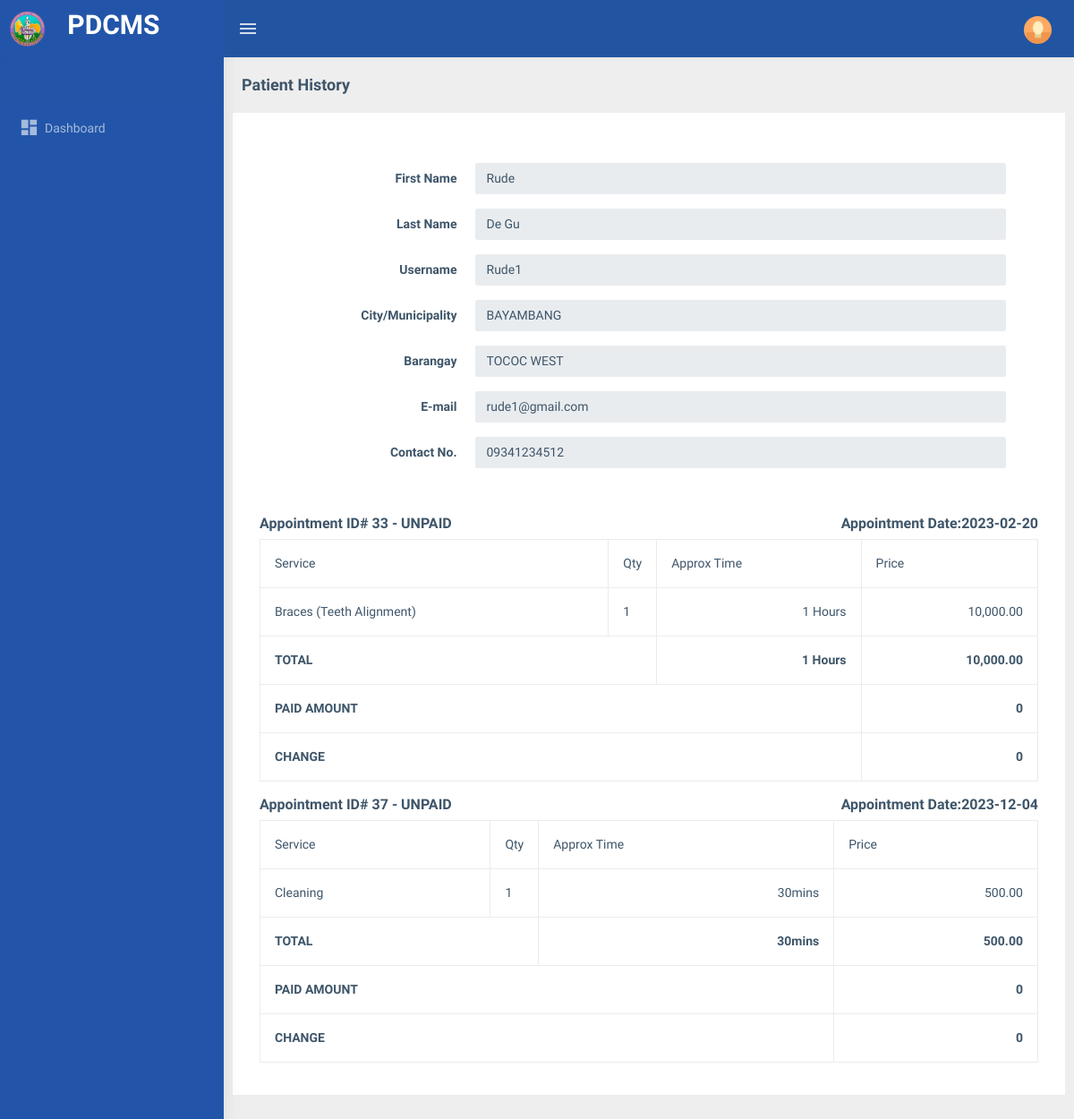
Screenshot of /dental_admin/patient_history.php?id=22 with the database file from the repository.
### tables this page shows
CREATE TABLE `tbl_user` (
  `id` int(11) NOT NULL,
  `access_id` int(11) DEFAULT NULL,
  `username` varchar(255) DEFAULT NULL,
  `password` varchar(255) DEFAULT NULL,
  `clinic_id` int(11) DEFAULT NULL
);

CREATE TABLE `tbl_userinfo` (
  `id` int(255) NOT NULL,
  `municipality` varchar(255) NOT NULL,
  `barangay` varchar(255) NOT NULL,
  `email` varchar(255) NOT NULL,
  `contact` varchar(255) DEFAULT NULL,
  `first_name` varchar(255) DEFAULT NULL,
  `last_name` varchar(255) DEFAULT NULL
);

CREATE TABLE `tbl_city` (
  `name` text DEFAULT NULL,
  `id` varchar(45) NOT NULL DEFAULT '0',
  `CreatedDate` datetime DEFAULT current_timestamp()
);

CREATE TABLE `tbl_barangay` (
  `id` text DEFAULT NULL,
  `name` text DEFAULT NULL,
  `city_id` text DEFAULT NULL,
  `CreatedDate` datetime DEFAULT current_timestamp()
);

CREATE TABLE `tbl_appointment` (
  `id` int(11) NOT NULL,
  `patient_id` int(11) DEFAULT NULL,
  `clinic_id` int(11) DEFAULT NULL,
  `appointment_date` date DEFAULT NULL,
  `remarks` text DEFAULT NULL,
  `date_created` date DEFAULT NULL,
  `status_id` int(11) DEFAULT 1,
  `paid_id` int(11) DEFAULT 1,
  `dentist_id` int(11) DEFAULT NULL,
  `image` varchar(255) DEFAULT NULL,
  `mode_of_payment` int(11) DEFAULT NULL,
  `acceptable` int(11) DEFAULT NULL,
  `dental_admin_id` int(11) DEFAULT NULL,
  `paid_amount` float DEFAULT NULL,
  `change_amount` float DEFAULT NULL
);

CREATE TABLE `tbl_appointment_items` (
  `id` int(11) NOT NULL,
  `appointment_id` int(11) DEFAULT NULL,
  `service_id` int(11) DEFAULT NULL,
  `qty` int(11) DEFAULT NULL,
  `price` decimal(13,2) DEFAULT NULL,
  `appointment_time` varchar(45) DEFAULT NULL
);

CREATE TABLE `tbl_service` (
  `id` int(11) NOT NULL,
  `clinic_id` int(11) NOT NULL,
  `srvc_name` varchar(255) NOT NULL,
  `srvc_desc` varchar(255) NOT NULL,
  `srvc_price` varchar(255) NOT NULL,
  `srvc_time` varchar(45) DEFAULT NULL,
  `created_date` datetime DEFAULT current_timestamp()
);

### includes/functions.php (called while the page is built, shortened)
<?php
function get_one($sql)
{
    $result = mysqli_query($_SESSION['conn'], $sql);
    while ($row = mysqli_fetch_object($result)) {
        return $row;
    }
}
function get_list($sql)
{
    $result = mysqli_query($_SESSION['conn'], $sql);
    $temp = array();
    while ($row = $result->fetch_assoc()) {
        $temp[] = $row;
    }
    return $temp;
}
function convertTime($data)
{
    if ($data < 1) {
        return $data * 60 . "mins";
    }
    return $data . " Hours";
}

### dental_admin/patient_history.php (the view, shortened to what this page needs)
<?php include 'header.php'; ?>
<div class="page-wrapper">
  <div class="page-breadcrumb">
    <div class="row">
      <div class="col-12 d-flex no-block align-items-center">
        <h4 class="page-title">Patient History</h4>
      </div>
    </div>
  </div>
  <div class="container-fluid">
    <div class="row">
      <div class="card">
        <div class="card-body">
          <form class="form-horizontal" method="post" onsubmit="return confirm('Are you sure?');" enctype="multipart/form-data">
            <div class="modal-body">
              <div class="card-body">
                <?php $id = $_GET['id'] ?>
                <?php $default = get_one("select u.id,ui.municipality,ui.barangay,ui.email,ui.contact,u.username,u.password,ui.first_name,ui.last_name from tbl_user u inner join tbl_userinfo ui on ui.id = u.id where u.id = '$id'") ?>
                <div class="form-group row">
                  <label for="fname" class="col-sm-3 text-end control-label col-form-label">First Name</label>
                  <div class="col-sm-9">
                    <input disabled type="text" class="form-control" id="fname" name="first_name" required value="<?= $default->first_name ?>">
                  </div>
                </div>
                <div class="form-group row">
                  <label for="fname" class="col-sm-3 text-end control-label col-form-label">Last Name</label>
                  <div class="col-sm-9">
                    <input disabled type="text" class="form-control" id="fname" name="last_name" required value="<?= $default->last_name ?>">
                  </div>
                </div>
                <div class="form-group row">
                  <label for="fname" class="col-sm-3 text-end control-label col-form-label">Username</label>
                  <div class="col-sm-9">
                    <input disabled type="text" class="form-control" id="fname" name="username" required value="<?= $default->username ?>">
                  </div>
                </div>
                <div class="form-group row">
                  <label for="fname" class="col-sm-3 text-end control-label col-form-label">City/Municipality</label>
                  <div class="col-sm-9">
                    <select disabled name="municipality" id="municipality" class="form-control">
                      <?php foreach (get_list("SELECT * from tbl_city") as $res) { ?>
                        <option value="<?= $res['id'] ?>" <?= ($default->municipality == $res['id']) ? 'selected' : ''  ?>><?= $res['name'] ?></option>
                      <?php } ?>
                    </select>
                  </div>
                </div>
                <div class="form-group row">
                  <label for="fname" class="col-sm-3 text-end control-label col-form-label">Barangay</label>
                  <div class="col-sm-9">
                    <select disabled name="barangay" id="barangay" class="form-control">
                      <?php foreach (get_list("SELECT * from tbl_barangay where city_id = '$default->municipality'") as $res) { ?>
                        <option value="<?= $res['id'] ?>" <?= ($default->barangay == $res['id']) ? 'selected' : ''  ?>><?= $res['name'] ?></option>
                      <?php } ?>
                    </select>
                  </div>
                </div>
                <div class="form-group row">
                  <label for="fname" class="col-sm-3 text-end control-label col-form-label">E-mail</label>
                  <div class="col-sm-9">
                    <input disabled type="email" class="form-control" id="fname" name="email" required value="<?= $default->email ?>">
                  </div>
                </div>
                <div class="form-group row">
                  <label for="fname" class="col-sm-3 text-end control-label col-form-label">Contact No.</label>
                  <div class="col-sm-9">
                    <input disabled type="number" class="form-control" id="fname" name="contact" required value="<?= $default->contact ?>">
                  </div>
                </div>
              </div>
            </div>
          </form>
          <?php foreach (get_list("select * from tbl_appointment where patient_id = " . $_GET['id']) as $res) { ?>
            <div class="table-responsive">
              <h5> Appointment ID# <?= $res['id'] ?> - <?= $res['paid_id'] == 1 ? 'UNPAID' : 'PAID' ?> <span style="float:right">Appointment Date:<?= $res['appointment_date'] ?></span></h5>
              <table id="table_eto" class="table table-bordered">
                <thead>
                  <tr>
                    <th>Service</th>
                    <th style="width: 0.1%;">Qty</th>
                    <th>Approx Time</th>
                    <th>Price</th>
                  </tr>
                </thead>
                <?php $tmp = 0 ?>
                <?php $tmptime = 0 ?>
                <tbody>
                  <?php foreach (get_list("SELECT i.*,s.srvc_name from tbl_appointment_items i inner join tbl_service s on s.id = i.service_id where i.appointment_id = " . $res['id']) as $key => $res2) { ?>
                    <tr>
                      <td><?= $res2['srvc_name'] ?></td>
                      <td><?= $res2['qty'] ?></td>
                      <td style="text-align:right"><?= convertTime($res2['appointment_time']) ?></td>
                      <td style="text-align:right"><?= number_format($res2['price'] * $res2['qty'], 2) ?></td>
                    </tr>
                    <?php $tmp += ($res2['price'] * $res2['qty']); ?>
                    <?php $tmptime += ($res2['appointment_time'] * $res2['qty']); ?>
                  <?php } ?>
                  <tr>
                    <td style="font-weight:bold" colspan="2">TOTAL</td>
                    <td style="text-align:right;font-weight:bold"><?= convertTime($tmptime) ?></td>
                    <td style="text-align:right;font-weight:bold"><?= number_format($tmp, 2) ?></td>
                  </tr>
                  <tr>
                    <td style="font-weight:bold" colspan="3">PAID AMOUNT</td>
                    <td style="text-align:right;font-weight:bold"><?= $main->paid_amount ?? 0 ?></td>
                  </tr>
                  <tr>
                    <td style="font-weight:bold" colspan="3">CHANGE</td>
                    <td style="text-align:right;font-weight:bold" id="change">
                      <?= $main->change_amount ?? 0 ?>
                    </td>
                  </tr>
                </tbody>
              </table>
            </div>
          <?php } ?>
        </div>
      </div>
    </div>
  </div>
</div>
</div>
<?php include 'footer.php'; ?>

### rows the page displays
tbl_user: first_name "Rude", last_name "De Gu", username "Rude1", email "rude1@gmail.com", contact "09341234512"
tbl_userinfo: municipality "BAYAMBANG", barangay "TOCOC WEST"
tbl_appointment: id "33", paid_id "UNPAID", appointment_date "2023-02-20", tmptime "1 Hours", tmp "10,000.00"
tbl_appointment_items: service.srvc_name "Braces (Teeth Alignment)", qty "1", appointment_time "1 Hours", $res2['price'] * $res2['qty'] "10,000.00"
tbl_appointment: id "37", paid_id "UNPAID", appointment_date "2023-12-04", tmptime "30mins", tmp "500.00"
tbl_appointment_items: service.srvc_name "Cleaning", qty "1", appointment_time "30mins", $res2['price']*$res2['qty'] "500.00"
